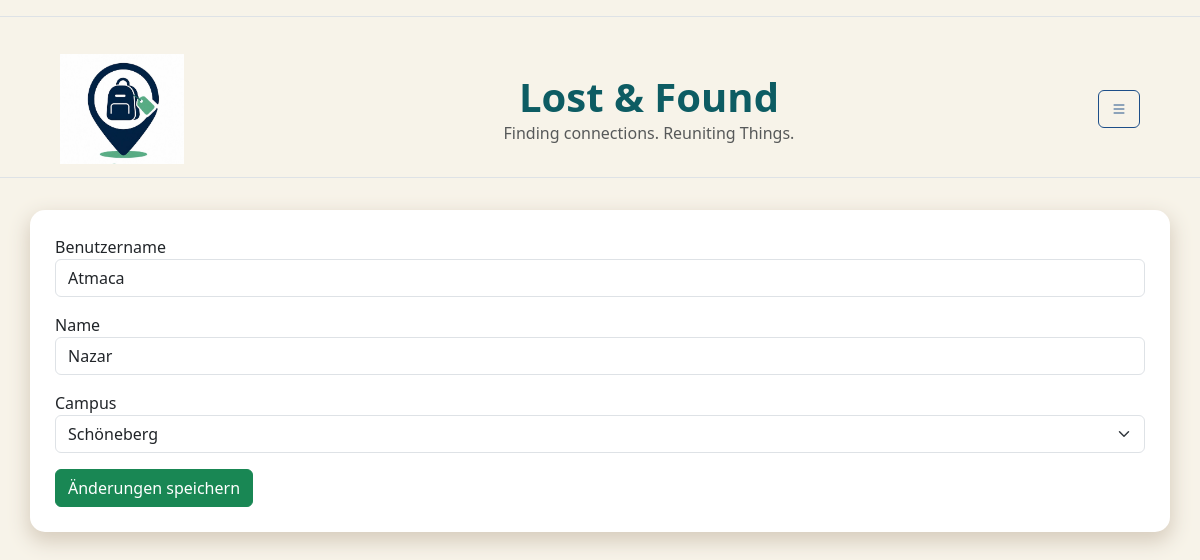
The app's page /profile/edit/ (signed in) with its own data.
### db.py (models this page shows)
class StandardUser(db.Model):
    __tablename__ = "standardUser"
    user_id = db.Column( db.Integer, primary_key=True )
    fundbuero_id = db.Column( db.Integer, db.ForeignKey("fundbuero.fundbuero_id"), nullable=True)
    campus_id = db.Column( db.String, db.ForeignKey("campus.campus_id") )
    name = db.Column( db.String)
    benutzername = db.Column( db.String, unique=True)
    passwort = db.Column(db.String,nullable=False)
    hwr_mail = db.Column(db.String, unique=True,nullable=False )
    is_admin = db.Column(db.Boolean, default=False)
    campus = db.relationship("Campus",back_populates="users")
    posts = db.relationship( "Post",back_populates="user")

### app.py (the view, shortened to what this page needs)
@app.route('/profile/edit/', methods=['GET', 'POST'])
def edit_profile():
    if "user_id" not in session:
        flash("Bitte zuerst einloggen!", "warning")
        return redirect(url_for("login"))
    user = db.session.get(
        StandardUser,
        session["user_id"]
    )
    if user is None:
        session.clear()
        flash("Dein Account existiert nicht mehr.", "warning")
        return redirect(url_for("login"))
    form = forms.EditProfileForm(obj=user) #obj=user sorgt dafür, dass die aktuellen daten des users im formular angezeigt werden, wenn die seite geladen wird
    return render_template(
        "edit_profile.html",
        form=form
    )

### forms.py
class EditProfileForm(FlaskForm):
    benutzername = StringField( "Benutzername", validators=[InputRequired()])
    name = StringField(
        "Name",
        validators=[InputRequired()]
    )
    campus_id = SelectField(
        "Campus",
        choices=[
            ("Schöneberg", "Schöneberg"),
            ("Lichtenberg", "Lichtenberg"),
            ("Startup Incubator", "Startup Incubator")
        ]
    )
    submit = SubmitField("Änderungen speichern")

### templates/edit_profile.html (shortened to what this page needs)
{%extends "base.html" %}
{% block CONTENT %}
<form method="POST">
     <div class="mb-3">
        {{ form.benutzername.label }}
        {{ form.benutzername(class="form-control") }}
    </div>
    <div class="mb-3">
        {{ form.name.label }}
        {{ form.name(class="form-control") }}
    </div>
    <div class="mb-3">
        {{ form.campus_id.label }}
        {{ form.campus_id(class="form-select") }}
    </div>
    {{ form.submit(class="btn btn-success") }}
</form>
    {% endblock %}

### static/css/style.css (style rules this page uses)
body { background-color: var(--color-main) !important; }

### static/css/color.css (style rules this page uses)
:root { --color-main: rgb(247, 243, 233); --color-shadow: rgb(215, 205, 190); --color-highlight: rgb(13, 92, 99); --color-accent1: rgb(46, 196, 182); --color-accent2: rgb(29, 78, 137); }

### records on screen
StandardUser: benutzername "Atmaca", name "Nazar", campus_id "Schöneberg"
